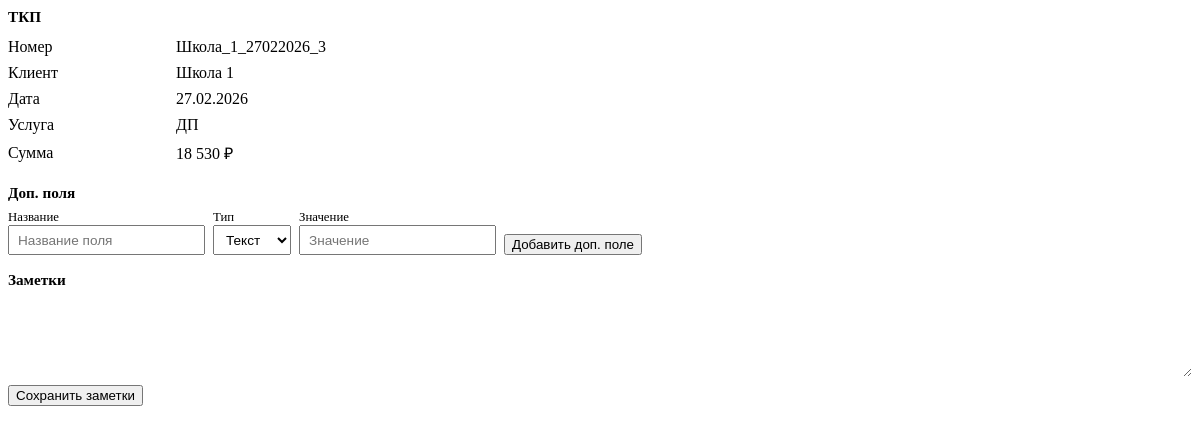
/kanban/card/38/ (signed in), run on an earlier commit of the app's database.
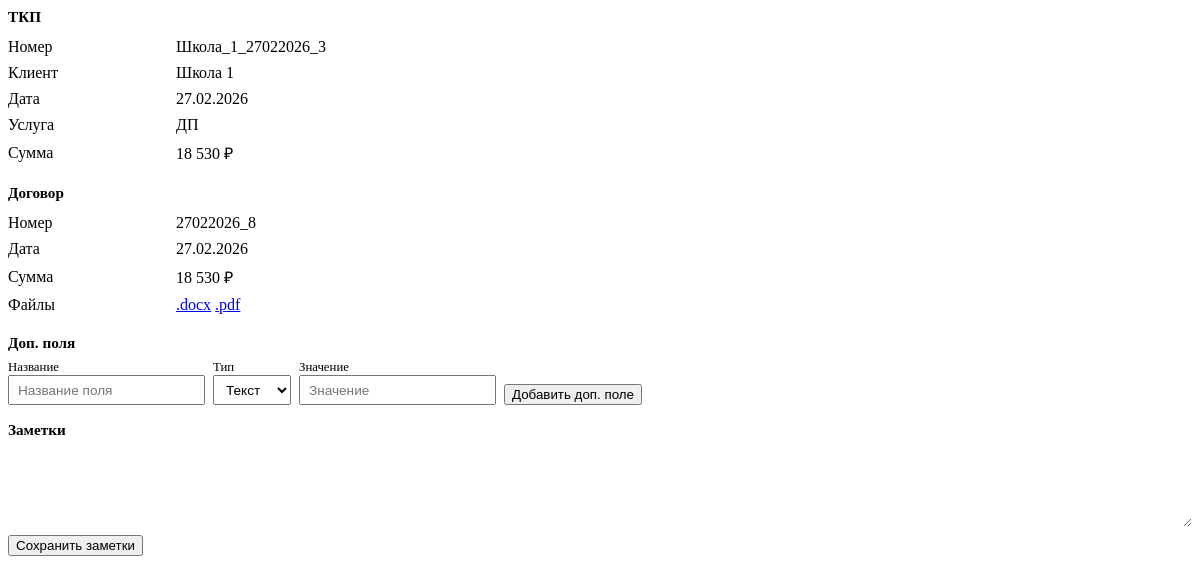
And on a later commit of the database.
### proposals/models.py (models this page shows, shortened)
class ContractRecord(models.Model):
    STATUS_DRAFT = 'draft'
    STATUS_FINAL = 'final'
    STATUS_CHOICES = [
        (STATUS_DRAFT, 'Черновик'),
        (STATUS_FINAL, 'Итоговый'),
    ]
    date = models.DateField('Дата договора')
    number = models.CharField('Номер договора', max_length=50, unique=True)
    status = models.CharField('Статус', max_length=20, choices=STATUS_CHOICES, default=STATUS_FINAL)
    tkp = models.ForeignKey(
        TKPRecord,
        on_delete=models.SET_NULL,
        null=True,
        blank=True,
        verbose_name='ТКП',
        related_name='contracts',
    )
    counterparty = models.ForeignKey(
        Counterparty,
        on_delete=models.SET_NULL,
        null=True,
        blank=True,
        verbose_name='Контрагент',
    )
    client = models.CharField('Клиент', max_length=500, blank=True)
    service = models.CharField('Услуга', max_length=255, blank=True)
    sum_total = models.DecimalField('Сумма', max_digits=15, decimal_places=2, default=0)
    docx_file = models.CharField('Файл DOCX', max_length=255, blank=True)
    pdf_file = models.CharField('Файл PDF', max_length=255, blank=True)
    contract_snapshot = models.JSONField('Снимок реквизитов', null=True, blank=True)
    created_at = models.DateTimeField('Создано', auto_now_add=True)
    class Meta:
        verbose_name = 'Запись договора'
        verbose_name_plural = 'Записи договоров'
        ordering = ['-created_at']

### proposals/views.py (the view)
# urls.py: path('kanban/card/<int:tkp_id>/', views.kanban_card_detail_view, name='kanban_card_detail'),
@login_required
@require_http_methods(['GET'])
def kanban_card_detail_view(request, tkp_id):
    try:
        tkp = TKPRecord.objects.get(pk=tkp_id)
    except TKPRecord.DoesNotExist:
        raise Http404()
    contract = ContractRecord.objects.filter(tkp_id=tkp_id).select_related('counterparty').first()
    service_display = 'Комплексное' if tkp.service == 'Комплексное ТКП' else tkp.service
    custom_fields = list(
        KanbanCardField.objects.filter(user=request.user, tkp_id=tkp_id).order_by('order', 'pk')
    )
    ctx = {
        'tkp': tkp,
        'contract': contract,
        'tkp_date_display': tkp.date.strftime('%d.%m.%Y'),
        'service_display': service_display,
        'sum_display': _format_price(tkp.sum_total or 0),
        'custom_fields': custom_fields,
    }
    if contract:
        ctx['contract_date_display'] = contract.date.strftime('%d.%m.%Y')
        ctx['contract_sum_display'] = _format_price(contract.sum_total or 0)
    return render(request, 'proposals/kanban_card_content.html', ctx)

### proposals/views.py (called while the page is built)
def _format_price(value):
    if value is None:
        return ''
    s = str(int(value))
    n = len(s)
    if n <= 3:
        return s
    r = n % 3 or 3
    result = s[:r]
    for i in range(r, n, 3):
        result += ' ' + s[i:i + 3]
    return result

### proposals/templates/proposals/kanban_card_content.html (shortened to what the changed rows need)
<div class="kanban-card-content" style="font-size: 0.9rem;">
    {% if contract %}
    <section>
        <h3 style="font-size: 0.95rem; margin: 0 0 0.5rem;">Договор</h3>
        <table style="width: 100%; border-collapse: collapse;">
            <tr><td style="padding: 0.25rem 0.5rem 0.25rem 0; color: var(--text-muted); width: 10rem;">Номер</td><td style="padding: 0.25rem 0;">{{ contract.number }}</td></tr>
            <tr><td style="padding: 0.25rem 0.5rem 0.25rem 0; color: var(--text-muted);">Дата</td><td style="padding: 0.25rem 0;">{{ contract_date_display }}</td></tr>
            <tr><td style="padding: 0.25rem 0.5rem 0.25rem 0; color: var(--text-muted);">Сумма</td><td style="padding: 0.25rem 0;">{{ contract_sum_display }} ₽</td></tr>
            <tr><td style="padding: 0.25rem 0.5rem 0.25rem 0; color: var(--text-muted);">Файлы</td>
                <td style="padding: 0.25rem 0;">
                    {% if contract.docx_file %}
                    <a href="{% url 'proposals:contract_download' contract.pk 'docx' %}">.docx</a>
                    {% endif %}
                    {% if contract.pdf_file %}
                    <a href="{% url 'proposals:contract_download' contract.pk 'pdf' %}">.pdf</a>
                    {% endif %}
                </td>
            </tr>
        </table>
    </section>
    {% endif %}
</div>

What changed in the data, as far as the page shows it:
added ContractRecord: number "27022026_8"
Also different on the page:
{{ contract_date_display }}: (not shown) → "27.02.2026"
{{ contract_sum_display }}: (not shown) → "18 530"
text now shown: "Договор Номер Дата Сумма ₽ Файлы .docx .pdf"
